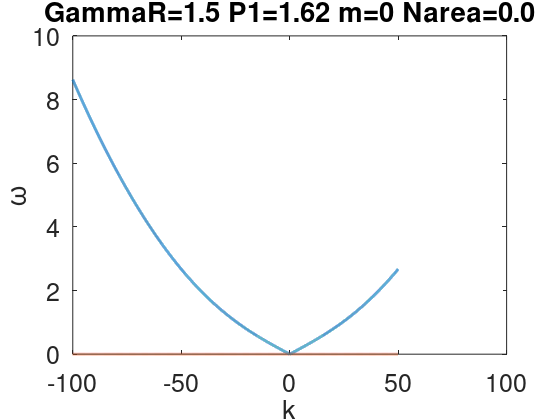

Source code (MATLAB):


% stability analysis, dispertion analysis
% plot omega
GammaR=1.5;
P1=1.62;

ua=7.7e-3;
Gammac=1;
R1=8.4e-3;

g=2*ua;
n0=Gammac/R1;
Pth=(GammaR*Gammac)/R1;
Phi0=sqrt((1/R1)*(P1*Pth/n0-GammaR));

R0=16*sqrt(5/2);

m=0;%persistent current m
dk=0.01;

k=-100:dk:50; %k axis

print_fig=0;
Record_Mov_m=0;
m_max=70;

Fontsize=18;
N=length(k);

omega=(2*k*m*R1+sqrt(k.^4 * R1^2+4*k.^2*R0^2*R1*ua*GammaR*(P1-1)))/(2*R0^2*R1);
omega2=(2*k*m*R1-sqrt(k.^4 * R1^2+4*k.^2*R0^2*R1*ua*GammaR*(P1-1)))/(2*R0^2*R1);

Negative_area=0;
Negative_1=1e7;
for it=1:N
    if omega(it)<0
        Negative_1=it;
        break;
    end
end
if Negative_1<=N
    for it=Negative_1:N
        if omega(it)>0
            Negative_2=it;
            break;
        end
    end
    
    Negative_area=sum(omega(Negative_1:Negative_2))*dk;
end

fig_omega=figure('renderer','painter','paperpositionmode','auto');
plot(k,omega,'linewidth',2);
set(gca,'fontsize',Fontsize);
xlabel('k');
ylabel('\omega');
hold all
plot(k,zeros(1,N),'linewidth',2,'linestyle','--');
%plot(k,omega2,'linewidth',2);
hold off
st_title=sprintf('GammaR=%.1f P1=%.2f m=%d Narea=%.1f', GammaR, P1,m,Negative_area);
title(st_title);

%search negative point
for it=N:-1:1
    if omega(it)<0
        break;
    end
end
if it~=1
text(k(it),omega(it),'\bullet','fontsize',20,'HorizontalAlignment','center');
end

%print(gcf,'-painter','-dpng','-r250',sprintf('Dispersion curve_Overdamped_m=%d.png',m));



fprintf('\nProgram finished.\n');





